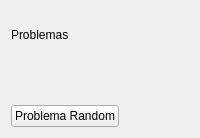
          <widget class="QWidget" name="Elegir_problema">
           <layout class="QGridLayout" name="gridLayout_13">
            <item row="0" column="1">
             <widget class="QPushButton" name="sidebarButton_2">
              <property name="styleSheet">
               <string notr="true">QPushButton {
    border: none;
	background-repeat: no-repeat;
    background-position: center;

    min-width: 48px;
    min-height: 48px;
}
</string>
              </property>
              <property name="text">
               <string/>
              </property>
             </widget>
            </item>
            <item row="4" column="0">
             <widget class="QPushButton" name="Problema_Random">
              <property name="text">
               <string>Problema Random</string>
              </property>
             </widget>
            </item>
            <item row="3" column="0">
             <spacer name="verticalSpacer_18">
              <property name="orientation">
               <enum>Qt::Orientation::Vertical</enum>
              </property>
              <property name="sizeHint" stdset="0">
               <size>
                <width>20</width>
                <height>40</height>
               </size>
              </property>
             </spacer>
            </item>
            <item row="0" column="0">
             <widget class="QLabel" name="Problemas">
              <property name="text">
               <string>Problemas</string>
              </property>
             </widget>
            </item>
           </layout>
          </widget>
